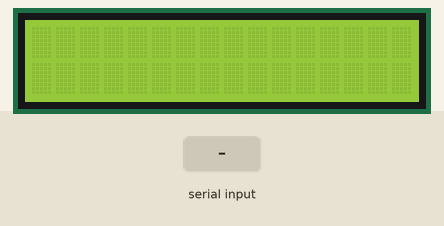
This sketch was run on a simulated Arduino Uno, built with avr-gcc and run on an emulated ATmega328P. On the bench: 16×2 character LCD. Inputs (shaded band) come from the test bench.

Above: at 1.2 s.
1.3 s: "1\n" received over Serial
At 2.09 s:
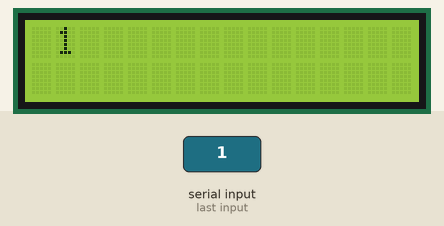
At 2.54 s:
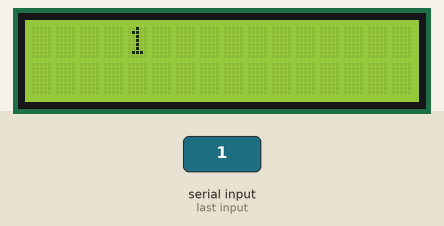
Timing chart, 0 to 4.3 s (numbered marks = the images above; inputs shaded):
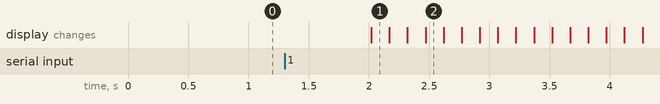

The sketch:

LCDKullanimi7.ino
```cpp
/***************************************************************
 Arduino Kitabı - Coşkun Taşdemir
 Dikeyeksen Yayınları
 http://www.dikeyeksen.com/muhendislik/arduino.html

 Bölüm 10 - LCD Kullanımı

 LCD Ekran Kullanımı - Örnek 7
 Serial Monitor'den gönderilen verileri
 LCD ekran üzerinde görüntüleme örneği

 Arduino ile LCD ekran arasındaki bağlantılar
 * LCD RS     ==> digital-12
 * LCD Enable ==> digital-11
 * LCD D4     ==> digital-5
 * LCD D5     ==> digital-4
 * LCD D6     ==> digital-3
 * LCD D7     ==> digital-2
 * LCD R/W    ==> toprak (GND)
 * 10K potansiyometre 0-5V bağlantı:
 * orta ucu LCD'nin V0 pinine(pin 3)
****************************************************************/

#include <LiquidCrystal.h>
//Değişkenleri tanımlıyoruz
char gelenKarakter;
int gelenKarakterSayisi;
int i;
String yazi = "";
String kaydirilacakYazi = "";
// LCD bağlantılarımızı ile LCD'yi başlatıyoruz
LiquidCrystal lcd(12, 11, 5, 4, 3, 2);
void setup()
{
  Serial.begin(9600); //Seri haberleşmeyi başlat (9600 bps)
  // LCD’mizin başlangıç ayarı 16 karakter x 2 satır
  lcd.begin(16, 2);
  lcd.home();
 }

void loop()
{
/* Seriporttan gelen karakterler alınarak string'e çevriliyor
   eğer satır sonu karakteri (\n) alındıysa o ana kadar
   alınmış veriler LCD'de görüntüleniyor
 */
 gelenKarakterSayisi = Serial.available();
 if(gelenKarakterSayisi  >0 )
 {
  while(Serial.available()>0)
  {
    gelenKarakter = Serial.read();

    if(gelenKarakter !='\n')
    {
      yazi +=gelenKarakter;
    }
    else
    {
       kaydirilacakYazi = yazi;
       lcd.clear();
       lcd.print(yazi);
       yazi = "";
    }
  }
 }
 YaziKaydir(kaydirilacakYazi);
}

/*
  YaziKaydir fonksiyonu
  String olarak verilen verileri ekranda sağa doğru
  kaydırarak görüntüler
*/
void YaziKaydir(String yazi)
{
  int sayac;
   for (sayac = 0; sayac < 13; sayac++) {
    //her seferine ekranı sağa kaydır
    lcd.scrollDisplayRight();
   //kaydırmalar arası gecikme
    delay(150);
  }
}
```

Measured:
- after the input at 1.3 s, the display: changes after 0.72 s (image 1)
